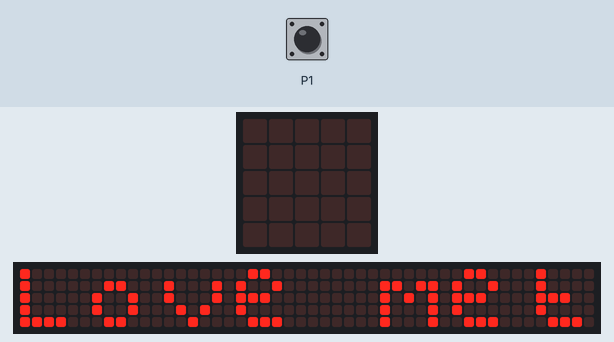
This program was run on a simulated BBC micro:bit (MakeCode). On the bench: the board's 5×5 LED display, a strip that is not on the board, showing the scrolling text unrolled. Inputs (shaded band) come from the test bench. Random numbers come from a fixed seed; the 48×5 strip is a reading aid, not a part: it shows the text the display is scrolling, unrolled, one strip-width of it at a time.

Above: at 4.1 s.
At 12.1 s:
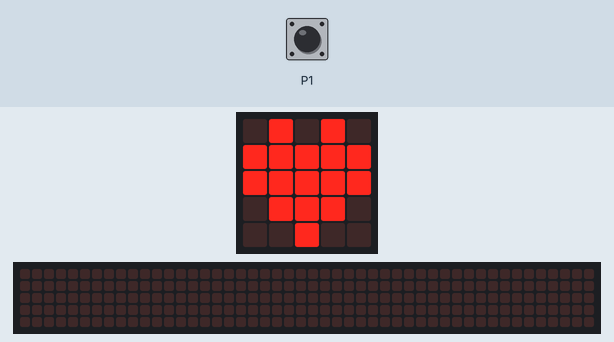
12.2 s: touch pin P1 pressed for 1 s
At 13.27 s:
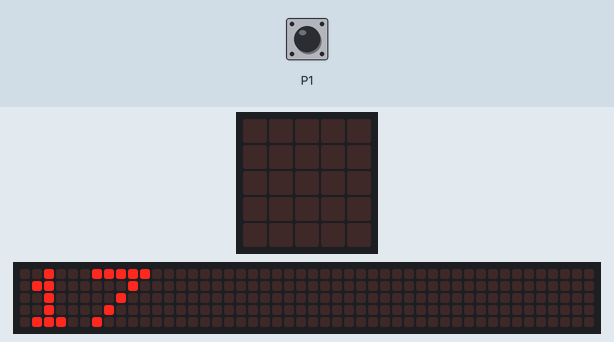
16.8 s: touch pin P1 pressed for 1 s
At 19.91 s:
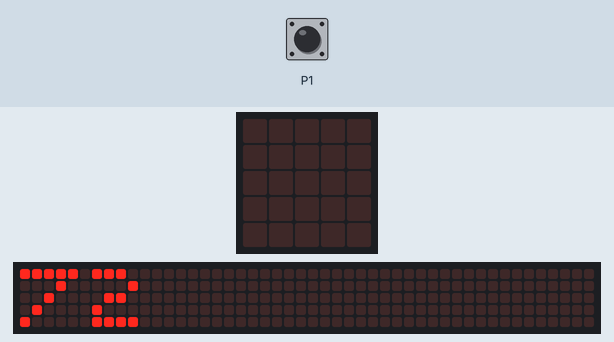
21.4 s: touch pin P1 pressed for 3.2 s
At 24.31 s:
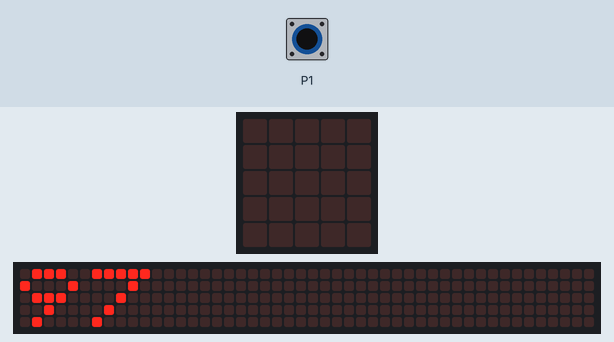

Measured:
- what the display in image 0 shows lasts 0.6 s, from 4.1 s to 4.7 s
- what the display in image 3 shows lasts 0.4 s, from 19.7 s to 20.1 s

The program:

main.ts
```typescript
input.onPinPressed(TouchPin.P1, function () {

})
basic.showString("Love meter")
basic.forever(function () {
    basic.showIcon(IconNames.Heart)
    basic.pause(1000)
    basic.clearScreen()
    if (input.pinIsPressed(TouchPin.P1)) {
        basic.showNumber(randint(0, 100))
    }
})
```

test.ts
```typescript
// aquí va el archivo "tests"; esto no se compilará cuando este paquete se utilice como una extensión.
```
